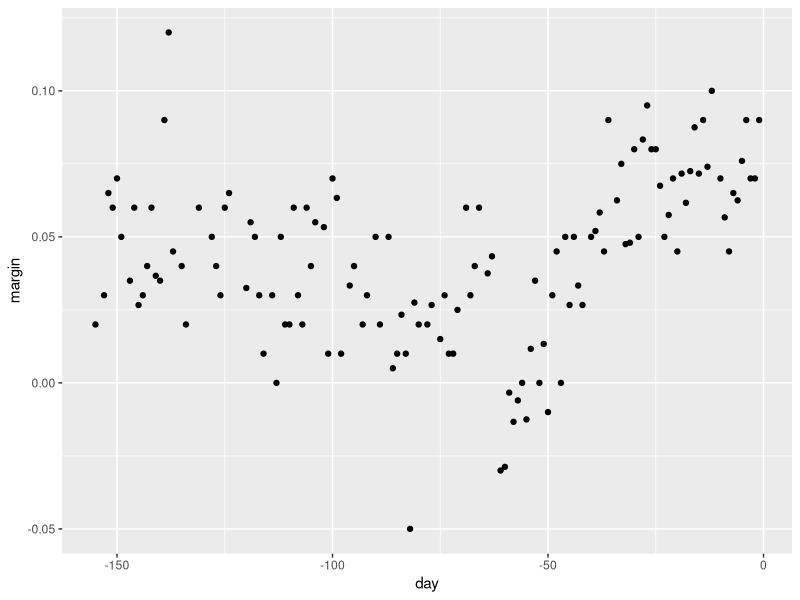
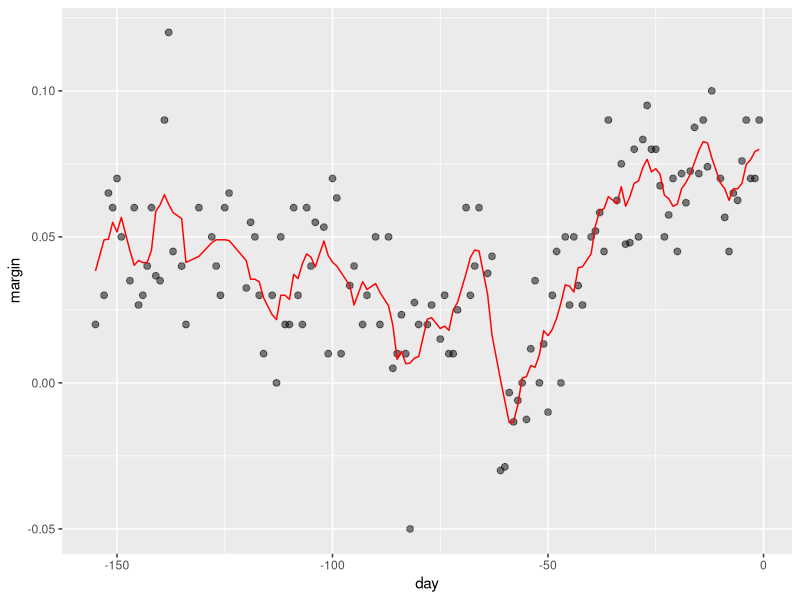
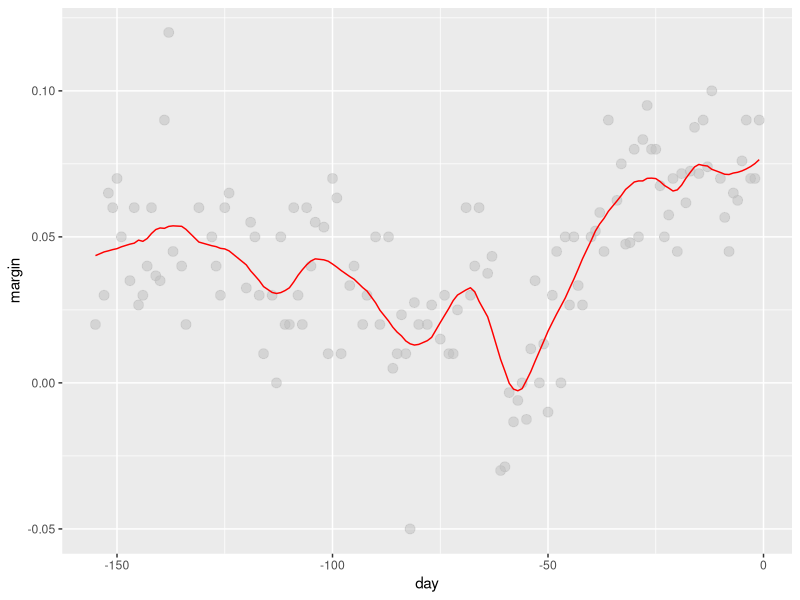
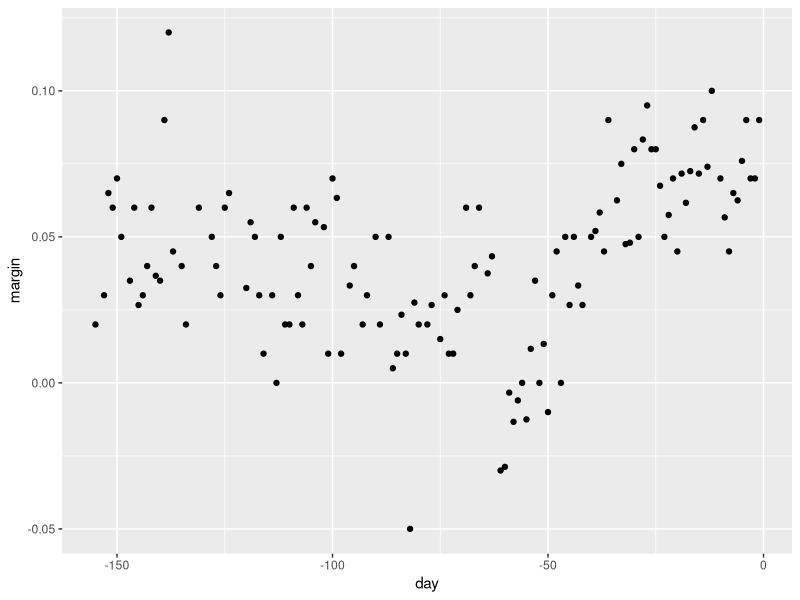
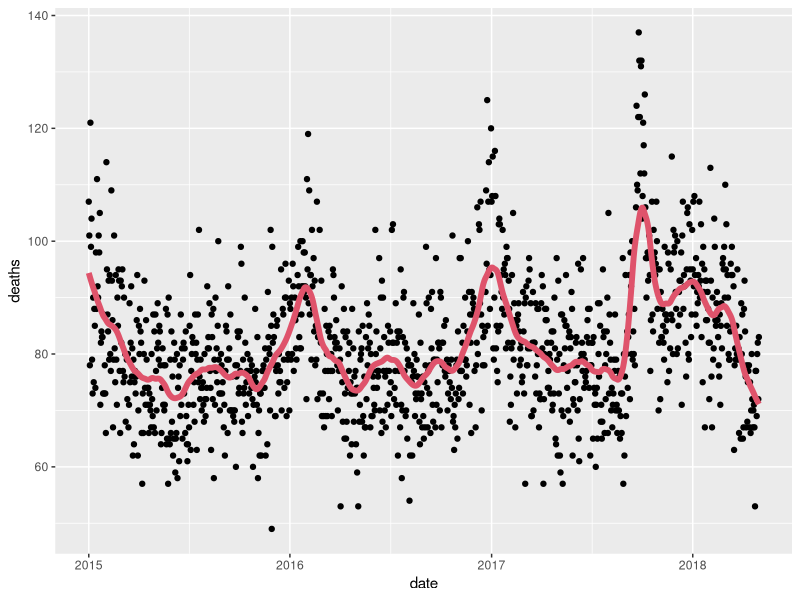
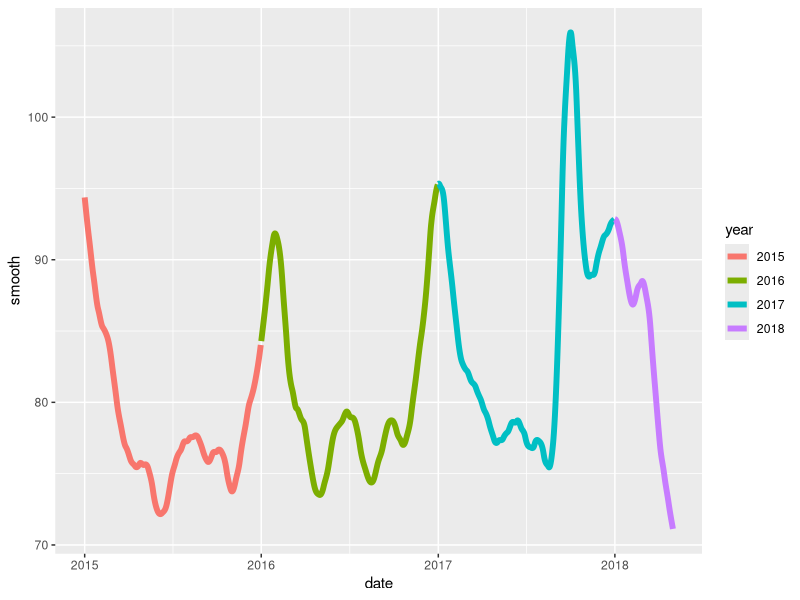
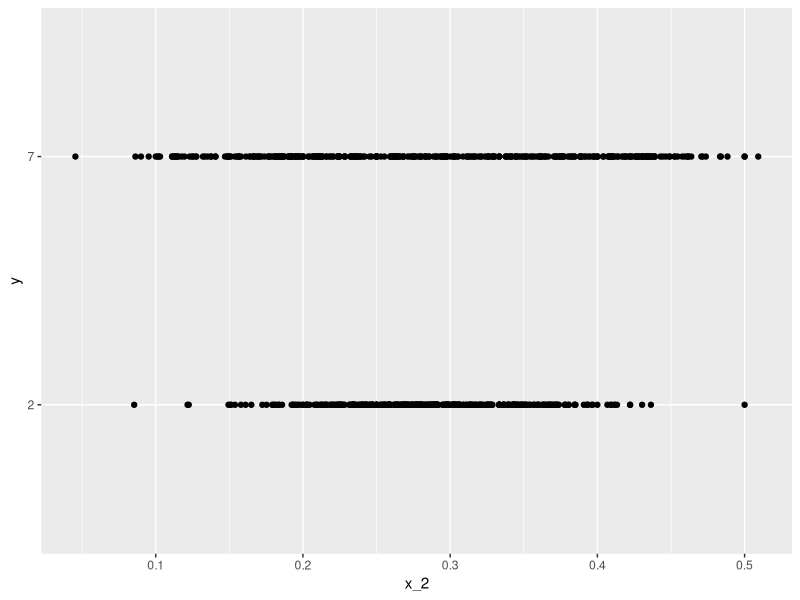
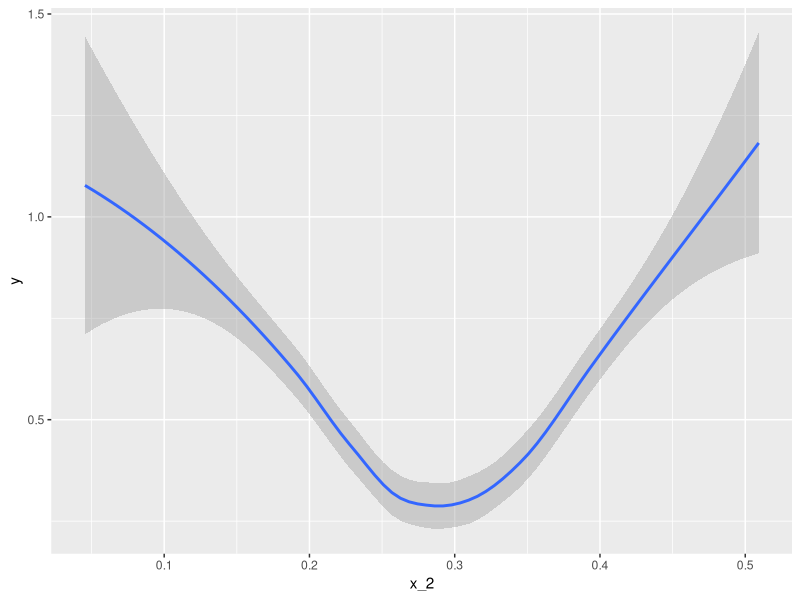

Write R code to recreate these figures, in order.
library("dslabs")
library(tidyverse)


data("polls_2008")
qplot(day, margin, data = polls_2008)

#bin smoothing
span <- 7
fit <- with(polls_2008,
            ksmooth(day, margin, x.points = day, kernel = "box", bandwidth = span))

polls_2008 %>% mutate(smooth = fit$y) %>% 
  ggplot(aes(day, margin)) + 
  geom_point(size = 2, alpha = .5, color = "black") + 
  geom_line(aes(day, smooth), color ="red")

#local weighted regression
total_days <- diff(range(polls_2008$day))
span <- 21/total_days

fit <- loess(margin ~ day, degree = 1, span = span, data = polls_2008) #degree=2 fits parabolas as default, better 1 (lines)

polls_2008 %>% mutate(smooth = fit$fitted) %>%
  ggplot(aes(day, margin)) + 
  geom_point(size=3, alpha = .5, color= "grey") + 
  geom_line(aes(day, smooth), color = "red")

polls_2008 %>% ggplot(aes(day, margin)) + 
  geom_point() + 
  geom_smooth(color = "red", span = 0.15, method.args = list(degree = 1))


#Excercise
library(tidyverse)
library(lubridate)
library(purrr)
library(pdftools)

fn <- system.file("extdata", "RD-Mortality-Report_2015-18-180531.pdf", package="dslabs")
dat <- map_df(str_split(pdf_text(fn), "\n"), function(s){
  s <- str_trim(s)
  header_index <- str_which(s, "2015")[1]
  tmp <- str_split(s[header_index], "\\s+", simplify = TRUE)
  month <- tmp[1]
  header <- tmp[-1]
  tail_index  <- str_which(s, "Total")
  n <- str_count(s, "\\d+")
  out <- c(1:header_index, which(n==1), which(n>=28), tail_index:length(s))
  s[-out] %>%
    str_remove_all("[^\\d\\s]") %>%
    str_trim() %>%
    str_split_fixed("\\s+", n = 6) %>%
    .[,1:5] %>%
    as_data_frame() %>% 
    setNames(c("day", header)) %>%
    mutate(month = month,
           day = as.numeric(day)) %>%
    gather(year, deaths, -c(day, month)) %>%
    mutate(deaths = as.numeric(deaths))
}) %>% mutate(month = recode(month, "JAN" = 1, "FEB" = 2, "MAR" = 3, "APR" = 4, "MAY" = 5, "JUN" = 6, 
                        "JUL" = 7, "AGO" = 8, "SEP" = 9, "OCT" = 10, "NOV" = 11, "DEC" = 12)) %>%
  mutate(date = make_date(year, month, day)) %>%
  filter(date <= "2018-05-01")

#Q1: Use the loess function to obtain a smooth estimate of the expected number of deaths as a function of date.
#Plot this resulting smooth function. Make the span about two months long. 

span <- 60 / as.numeric(diff(range(dat$date)))
fit <- dat %>% mutate(x = as.numeric(date)) %>% loess(deaths ~ x, data = ., span = span, degree = 1)
dat %>% mutate(smooth = predict(fit, as.numeric(date))) %>%
  ggplot() +
  geom_point(aes(date, deaths)) +
  geom_line(aes(date, smooth), lwd = 2, col = 2)

#Q2: Work with the same data as in Q1 to plot smooth estimates against day of the year, all on the same plot,
#but with different colors for each year.

dat %>% mutate(smooth = predict(fit, as.numeric(date)), day = yday(date), year= as.character(year(date)))  %>%
  ggplot(aes(date, smooth, col=year)) +
  geom_line(lwd = 2)

#Q3: Suppose we want to predict 2s and 7s in the mnist_27 dataset with just the second covariate.
#Can we do this? On first inspection it appears the data does not have much predictive power.
#In fact, if we fit a regular logistic regression the coefficient for x_2 is not significant

library(broom)
mnist_27$train %>% glm(y ~ x_1, family = "binomial", data = .) %>% tidy()

#Plotting a scatterplot here is not useful since y is binary:
qplot(x_2, y, data = mnist_27$train)

#Fit a loess line to the data above and plot the results. What do you observe?
mnist_27$train %>% 
  mutate(y = ifelse(y=="7", 1, 0)) %>%
  ggplot(aes(x_2, y)) + 
  geom_smooth(method = "loess")
